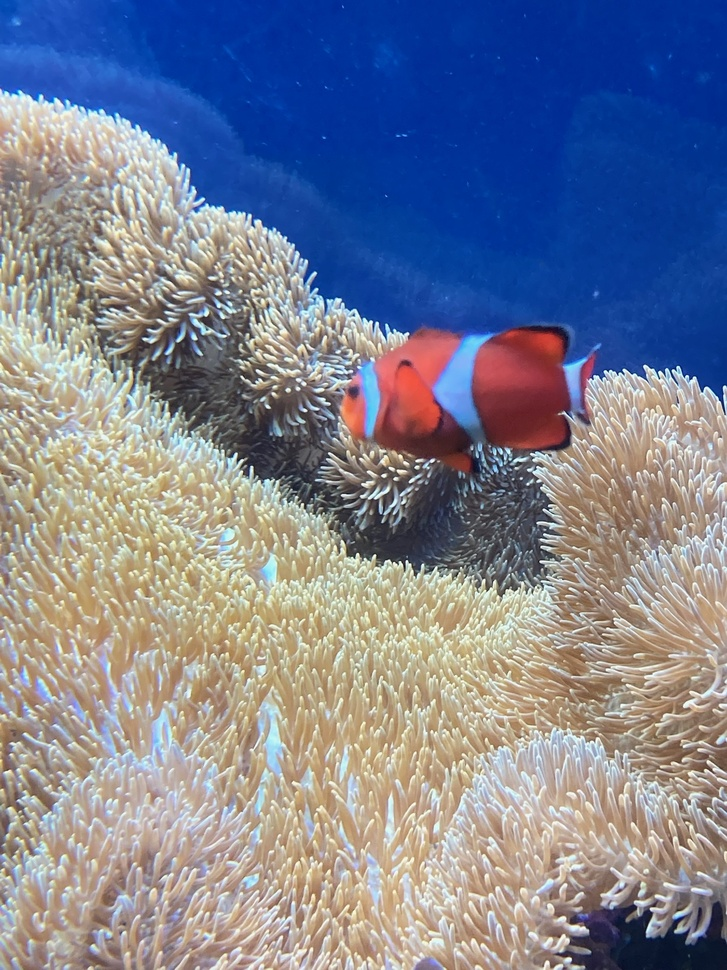
#> input picture fish.jpg, 727 x 970 px, shrunk from 1536 x 2048 before the run
$ python adaptive_thresh_imp.py
#> lines starting #> are read from the running program, lines starting #| are printed output that depends on the picture
import cv2
import numpy as np
from matplotlib import pyplot as plt

img = cv2.cvtColor(cv2.imread("fish.jpg"),cv2.COLOR_BGR2GRAY)
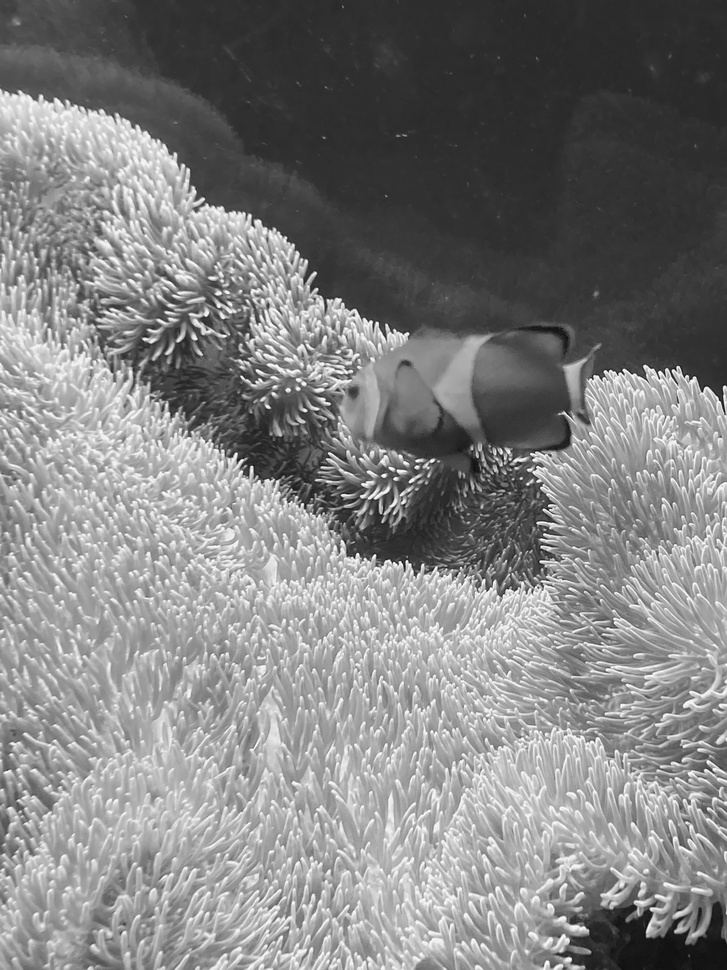
#> img: shape (970, 727); min 10, max 255, mean 129
# cv2.imshow("original",img)

block_size = 15
c = 25

blur_img = cv2.GaussianBlur(img,(block_size,block_size),0)
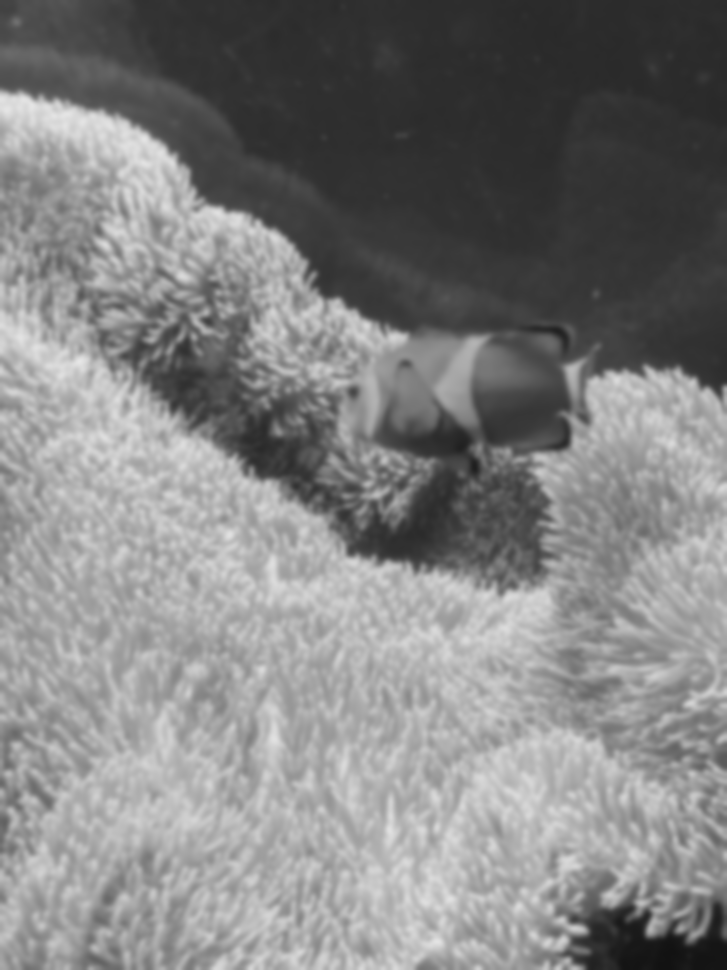
#> blur_img: shape (970, 727); min 18, max 230, mean 129
# cv2.imshow("blur",blur_img)

diff_img = blur_img - img
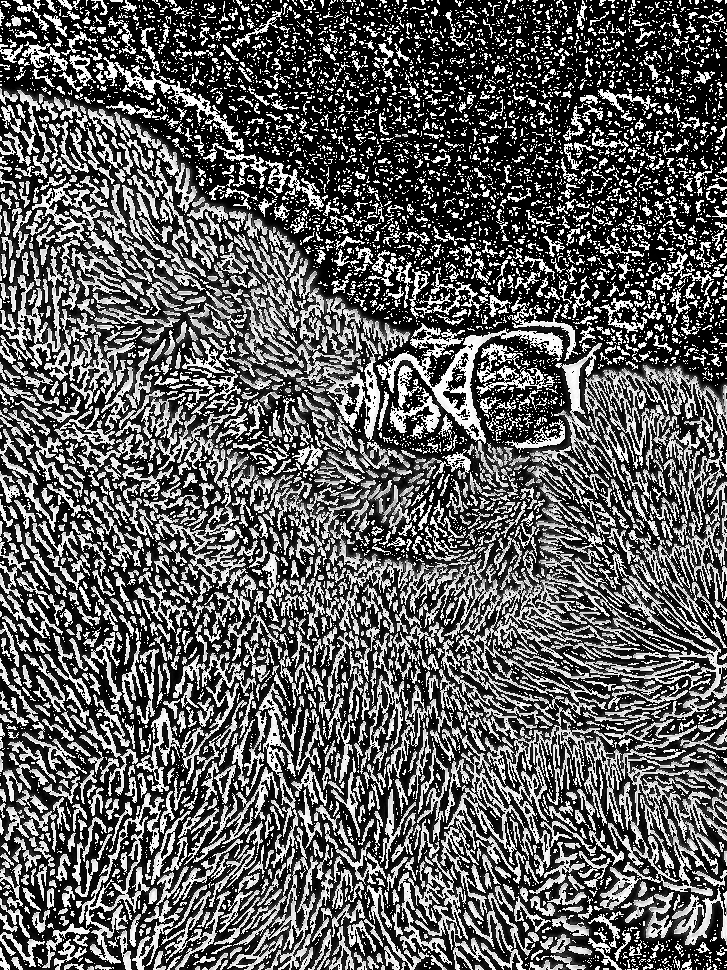
#> diff_img: shape (970, 727); min 0, max 255, mean 94.5

result_img = np.where(blur_img - c > img ,0 ,255)
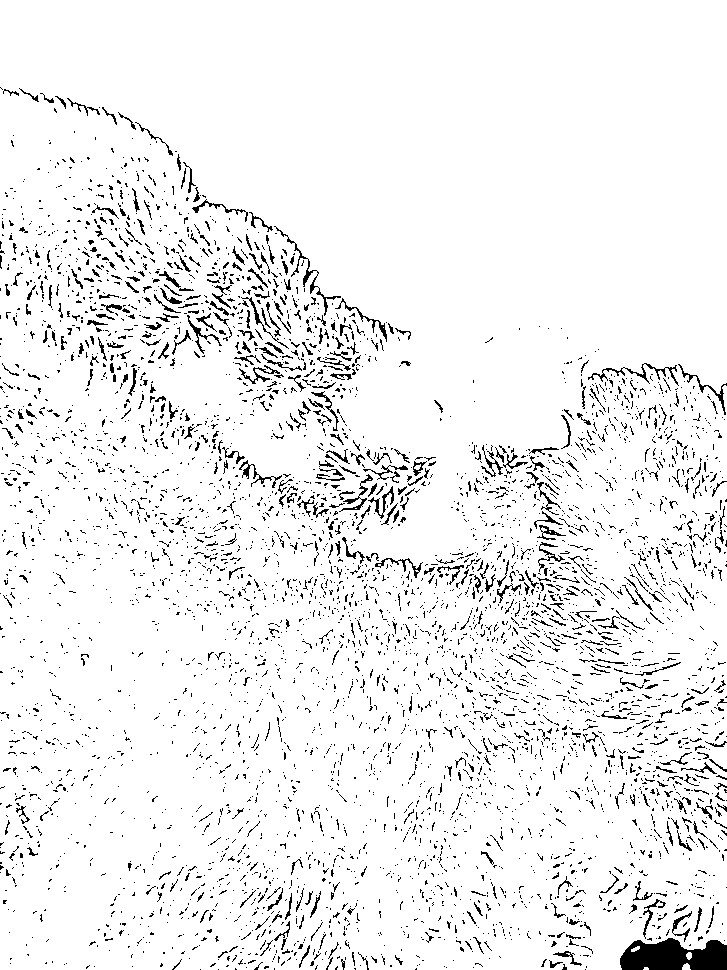
#> result_img: shape (970, 727) int64; 94% white; black in thin lines or dots

cv2.imshow("result",result_img.astype(np.uint8))

cv2.waitKey(0)

$ run again, with dog.jpg copied over fish.jpg
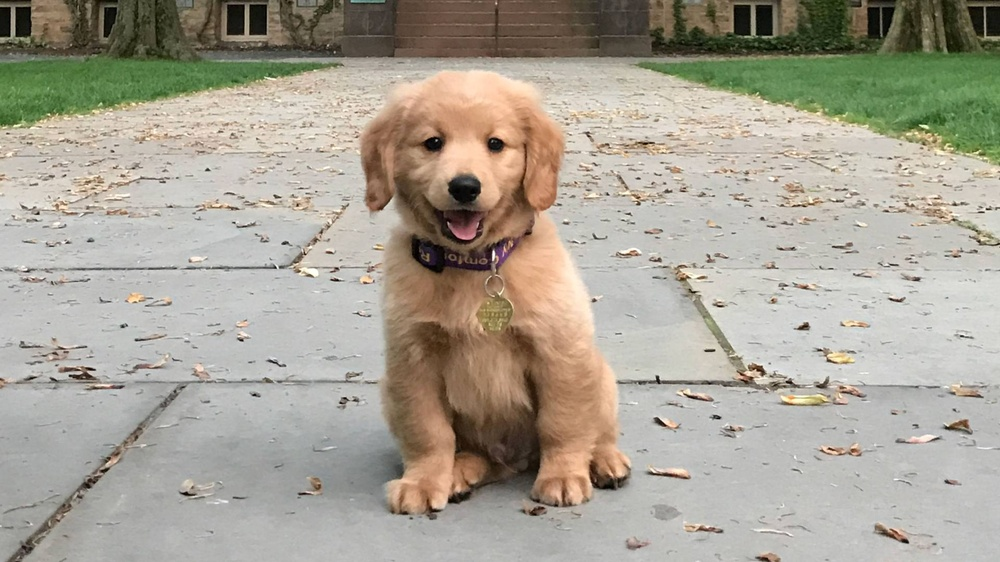
#> input picture dog.jpg, 1000 x 562 px, shrunk from 1920 x 1080 before the run
#> `diff_img = blur_img - img`:
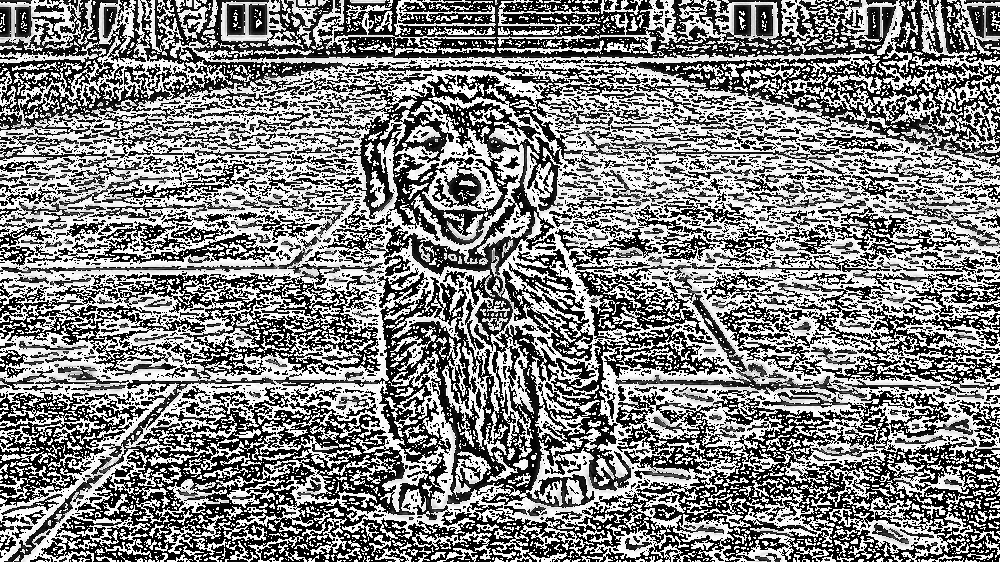
#> diff_img: shape (562, 1000); min 0, max 255, mean 130.4
#> `result_img = np.where(blur_img - c > img ,0 ,255)`:
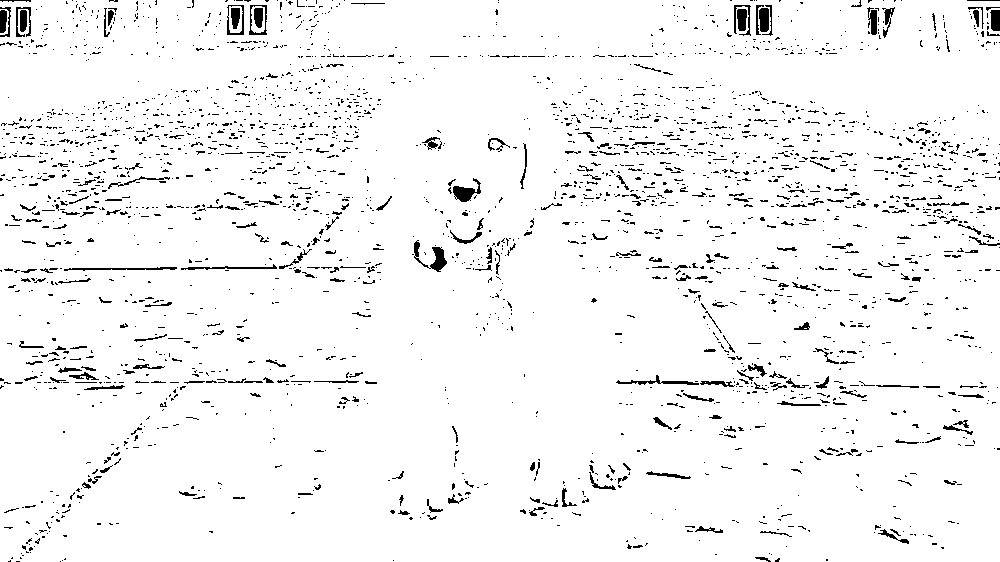
#> result_img: shape (562, 1000) int64; 95.6% white; black in thin lines or dots
